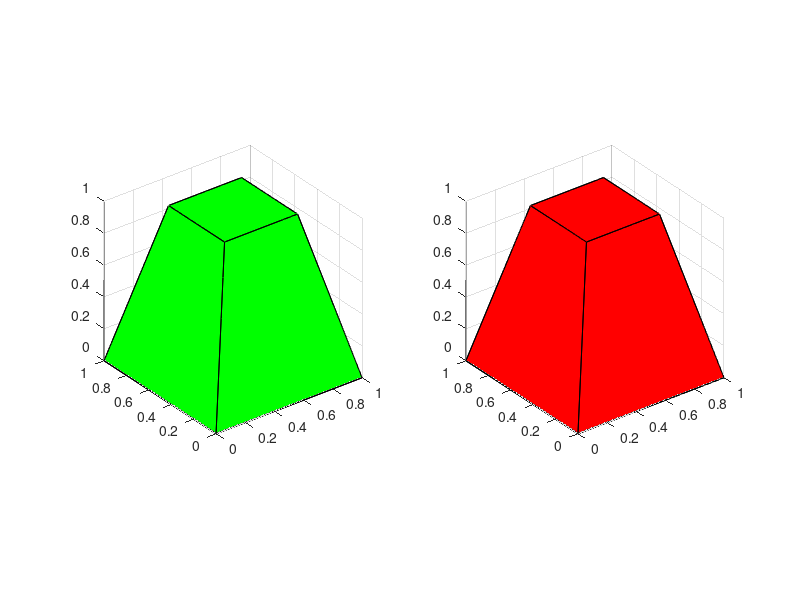

Here is the MATLAB script that generated this plot:
v = [0 0 0; 1 0 0; 1 1 0; 0 1 0; 0.25 0.25 1; ...
    0.75 0.25 1; 0.75 0.75 1; 0.25 0.75 1];
f = [1 2 3 4; 5 6 7 8; 1 2 6 5; 2 3 7 6; 3 4 8 7; 4 1 5 8];
subplot(1,2,1); patch('Vertices', v, 'Faces', f, ...
    'FaceColor', 'green');
view(3); axis square tight; grid on;
subplot(1,2,2); patch('Vertices', v, 'Faces', f, ...
    'FaceColor', 'red');
view(3); axis square tight; grid on;